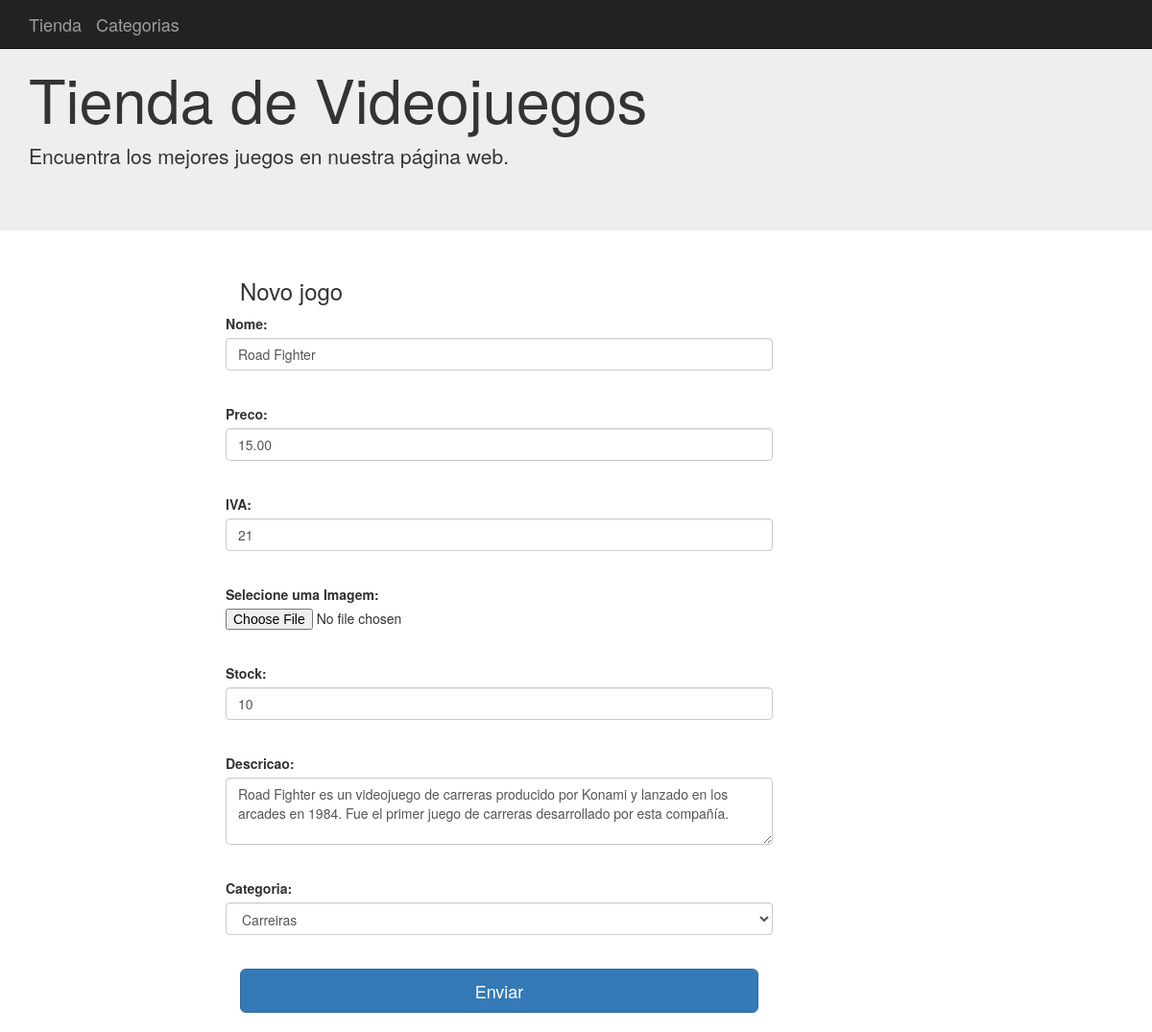
Screenshot of /artigos/5/edit with the database file from the repository.
### aplicacao/model.py (models this page shows, shortened)
class Artigos(db.Model):
    __tablename__ = 'artigos'
    id = Column(Integer, primary_key=True)
    nome = Column(String(100), nullable=False)
    preco = Column(Float, default=0)
    iva = Column(Integer, default=21)
    descricao = Column(String(255))
    image = Column(String(255))
    stock = Column(Integer, default=0)
    CategoriaId = Column(Integer, ForeignKey('categorias.id'), nullable=False)
    categoria = relationship("Categorias", backref="Artigos")

### aplicacao/app.py (the view, shortened to what this page needs)
@app.route('/artigos/<id>/edit',  methods=["GET","POST"])
def artigos_edit(id):
    art=Artigos.query.get(id)
    if art is None:
        abort(404)
    form=formArtigo(obj=art)
    categorias=[(c.id, c.nome) for c in Categorias.query.all()[1:]]
    form.CategoriaId.choices = categorias
    return render_template('artigos_new.html', form=form)

### aplicacao/forms.py
class formArtigo(FlaskForm):
    nome = StringField("Nome:", validators=[InputRequired("Adicione o nome!")])
    preco = DecimalField("Preco:", default=0, validators=[InputRequired("Adicione o preco!")])
    iva = IntegerField("IVA:", default=21, validators=[InputRequired("Adicione IVA!")])
    descricao = TextAreaField("Descricao:")
    foto = FileField("Selecione uma Imagem:")
    stock = IntegerField("Stock:", default=21, validators=[InputRequired("Adicione um valor")])
    CategoriaId=SelectField("Categoria:", coerce=int)
    submit = SubmitField('Enviar')

### aplicacao/templates/artigos_new.html (shortened to what this page needs)
{% extends "base.html" %}
{% block conteudo %}
<link rel="stylesheet" href="{{url_for('static', filename='css/artigo.css')}}">
<div class="container">
  <div class="col-md-2"></div>
  <div class="col-md-6">
    <h3>Novo jogo</h3>
      <form class="form-horizontal" method="post" enctype="multipart/form-data">
        <div class="form-group">
          {{form.nome.label() }}{{form.nome(size="100",class="form-control")}}<br/>
        </div>
        <div class="form-group">
          {{form.preco.label() }}{{form.preco(size="10",class="form-control")}}<br/>
        </div>
        <div class="form-group">
          {{form.iva.label() }}{{form.iva(size="10",class="form-control")}}<br/>
        </div>
        <div class="form-group">
          {{form.foto.label() }}{{form.foto()}}<br/>
        </div>
        <div class="form-group">
          {{form.stock.label() }}{{form.stock(size="10",class="form-control")}}<br/>
        </div>
        <div class="form-group">
          {{form.descricao.label() }}<br/>{{form.descricao(rows="20",cols="0",class="form-control")}}<br/>
        </div>
        <div class="form-group">
          {{form.CategoriaId.label() }}{{form.CategoriaId(class="form-control")}}<br/>
        </div>
          {{form.submit(class="btn btn-lg btn-primary btn-block")}}
    </form>
    <br/>
  </div>
</div>
{% endblock %}

### aplicacao/static/css/artigo.css (style rules this page uses)
textarea.form-control { height: 70px; }

### rows the page displays
Artigos: nome "Road Fighter", preco "15.00", iva "21", stock "10", descricao "Road Fighter es un videojuego de carreras producido por Konami y lanzado en los arcades en 1984. Fue el primer juego de carreras desarrollado por esta compañía.", CategoriaId "Carreiras"
